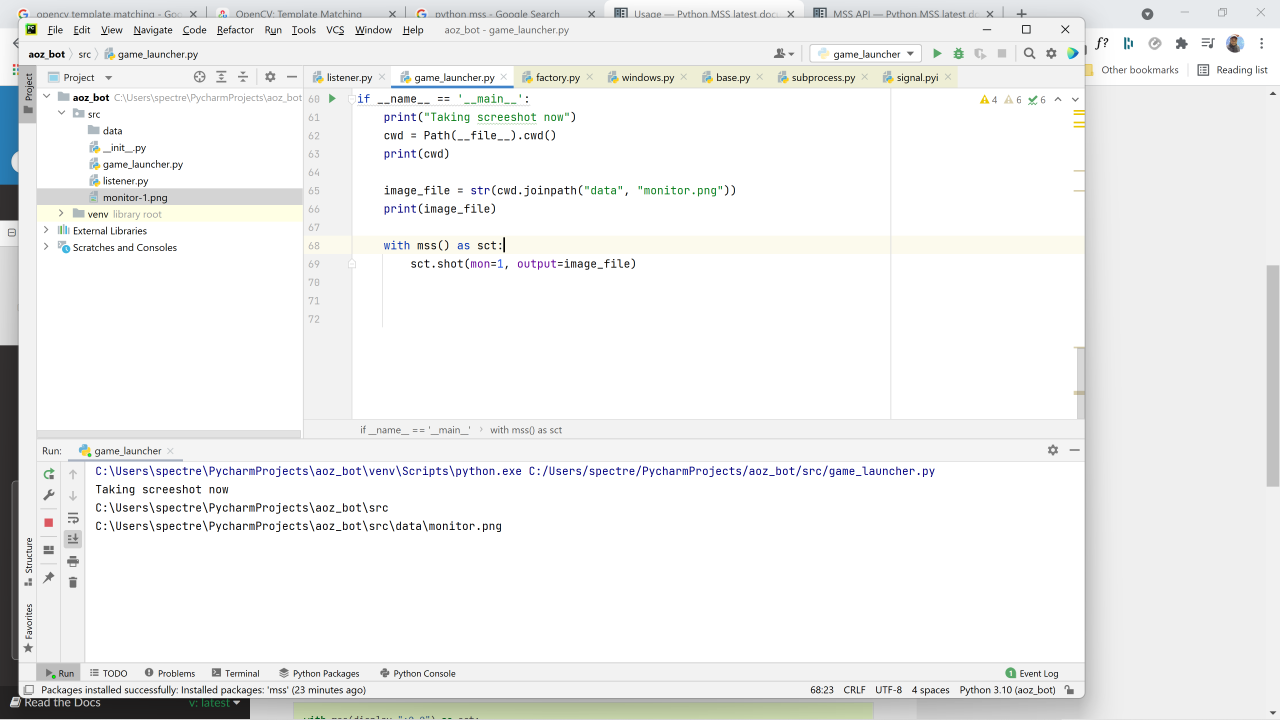
#> input picture src/data/monitor.png, 3840 x 2160 px, given in place of fuel.png, which was not available (shown at 1/3 size)
$ python opencv_demo2.py
#> lines starting #> are read from the running program, lines starting #| are printed output that depends on the picture
from pathlib import Path

import cv2
import cv2 as cv

cwd = Path(__file__).cwd()
template_file = str(cwd.joinpath("data", 'game'))

main_image = str(cwd.joinpath("fuel.png"))

img_original = cv.imread(main_image, cv.IMREAD_COLOR)
#> img_original is the input picture: shape (2160, 3840, 3); mean B, G, R 239.4, 240.1, 239.6

def load_all_templates(path: str):
    """Loads all the template files found in path folder"""
    template_path = Path(path)
    if not template_path.is_dir():
        raise Exception("Only directory are allowed")
    template_images = []
    for image_path in template_path.glob('template_*.png'):
        template_images.append(cv.imread(str(image_path), 0))

    if not template_images:
        raise Exception("No template image found.")
    return template_images


# All the 6 methods for comparison in a list
methods = ['cv.TM_SQDIFF', 'cv.TM_CCOEFF_NORMED',
           'cv.TM_SQDIFF_NORMED']


def display_image(image, name: str = None):
    # define the screen resolution
    screen_res = 1280, 720
    scale_width = screen_res[0] / image.shape[1]
    scale_height = screen_res[1] / image.shape[0]
    scale = min(scale_width, scale_height)
    # resized window width and height
    window_width = int(image.shape[1] * scale)
    window_height = int(image.shape[0] * scale)
    # cv2.WINDOW_NORMAL makes the output window resizealbe
    win_name = "Display Frame" if not name else name

    cv2.namedWindow(win_name, cv2.WINDOW_NORMAL)
    # resize the window according to the screen resolution
    cv2.resizeWindow(win_name, window_width, window_height)

    cv.imshow(win_name, image)
    cv.waitKey(0)


method = cv.TM_SQDIFF_NORMED
try:
    img = img_original.copy()
    gray = cv.cvtColor(img, cv.COLOR_BGR2GRAY)
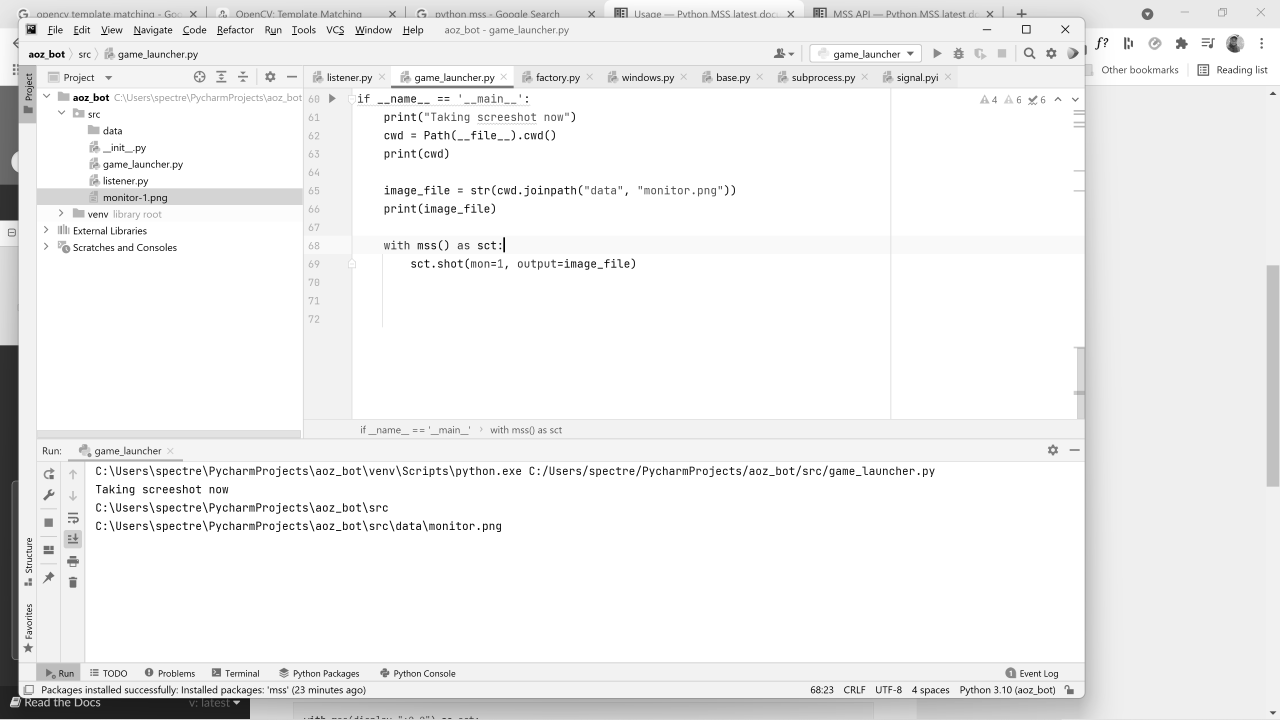
#> gray: shape (2160, 3840) (shown at 1/3 size); min 0, max 255, mean 239.8
    display_image(gray)
except KeyboardInterrupt:
    print("stop")

cv.destroyAllWindows()

$ run again, on src/monitor-1.png
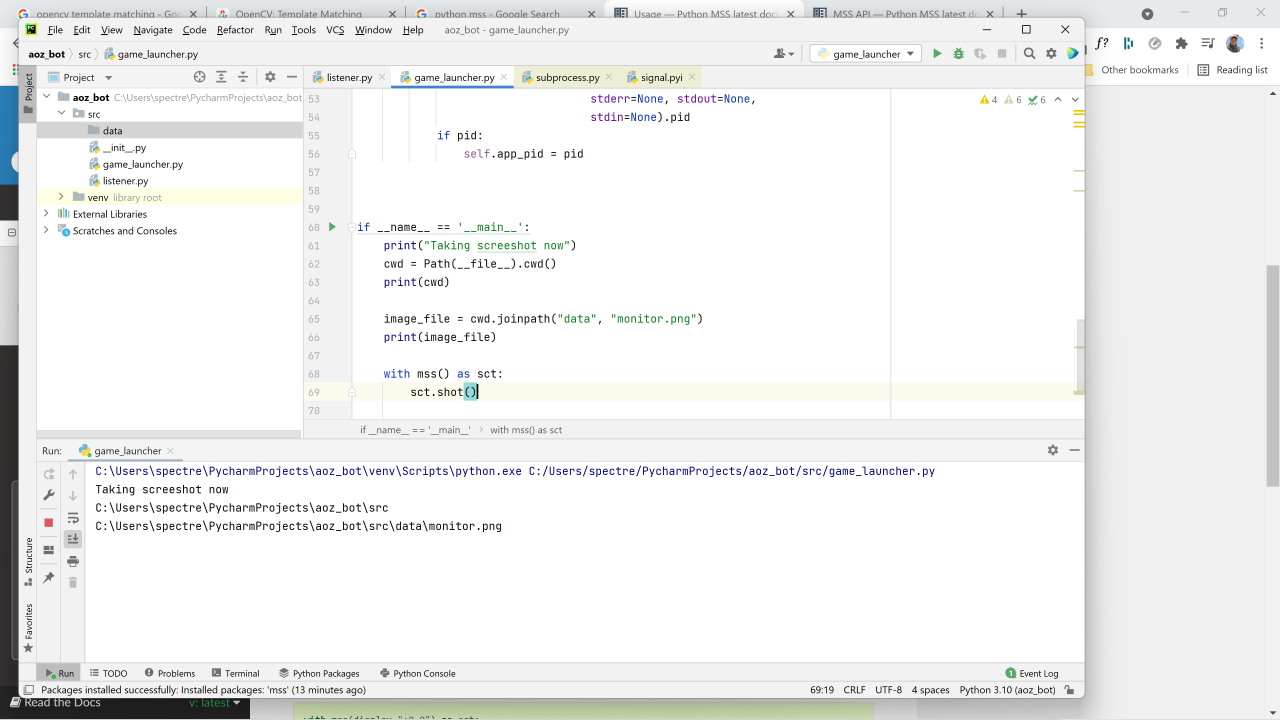
#> input picture src/monitor-1.png, 3840 x 2160 px, given in place of fuel.png, which was not available (shown at 1/3 size)
#> img_original is the input picture: shape (2160, 3840, 3); mean B, G, R 239.6, 240.1, 239.6
#> `gray = cv.cvtColor(img, cv.COLOR_BGR2GRAY)`:
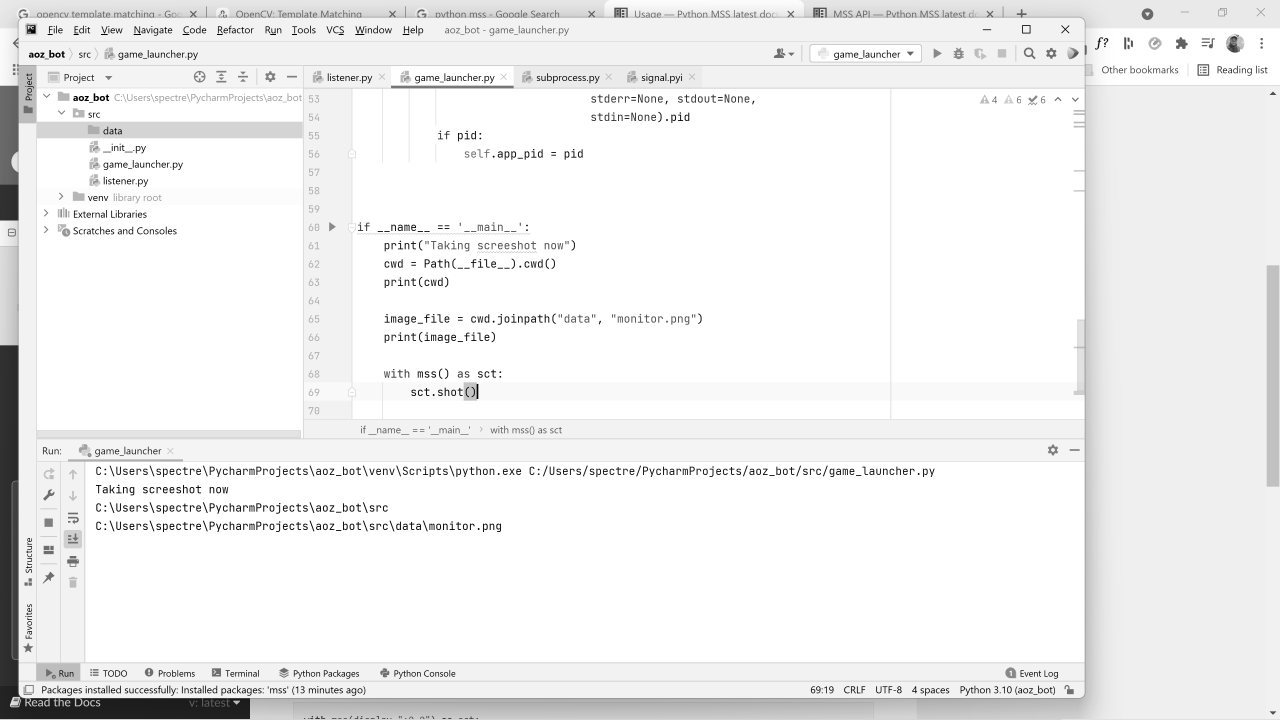
#> gray: shape (2160, 3840) (shown at 1/3 size); min 0, max 255, mean 239.9
